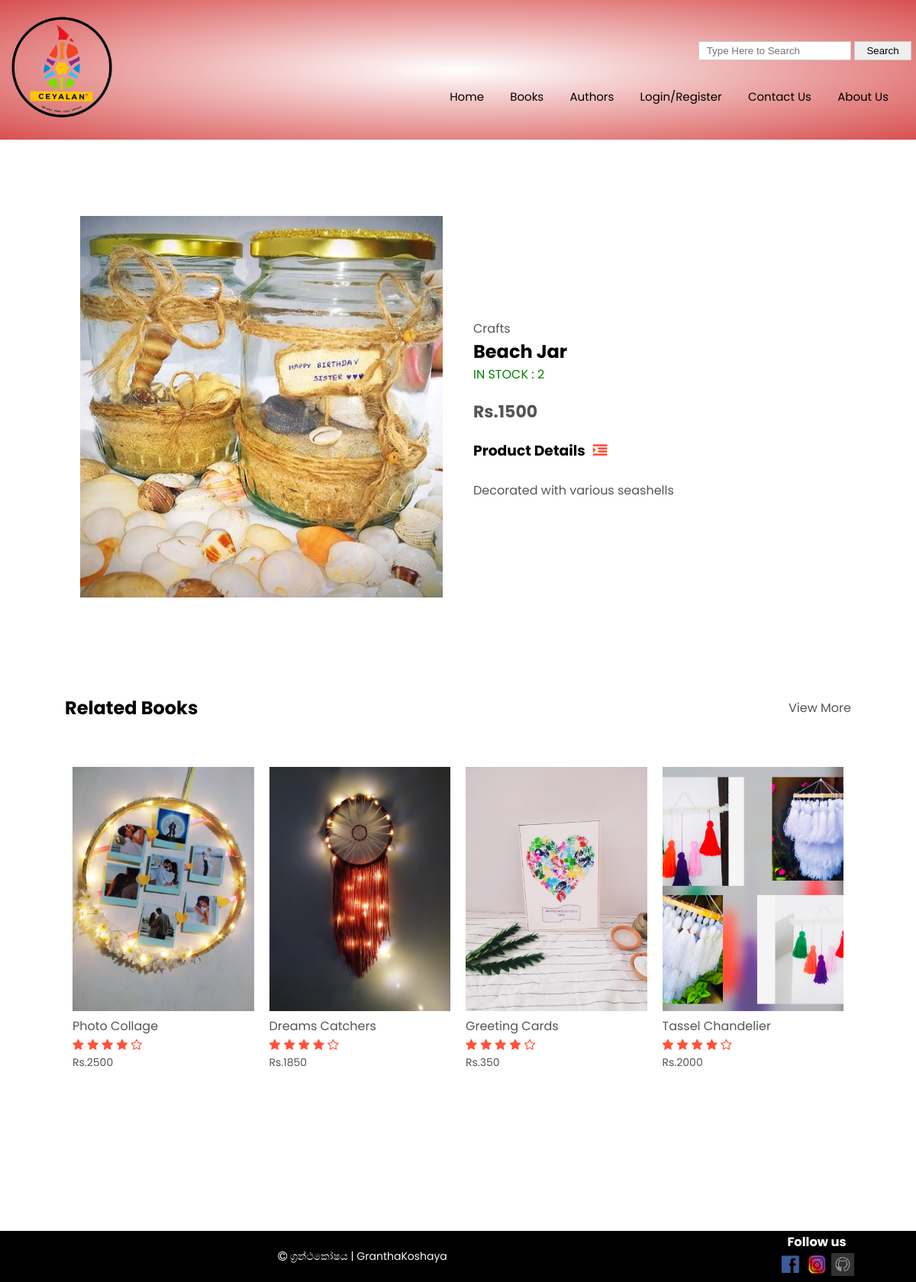
The app's page /product-details.php?id=15, older data.
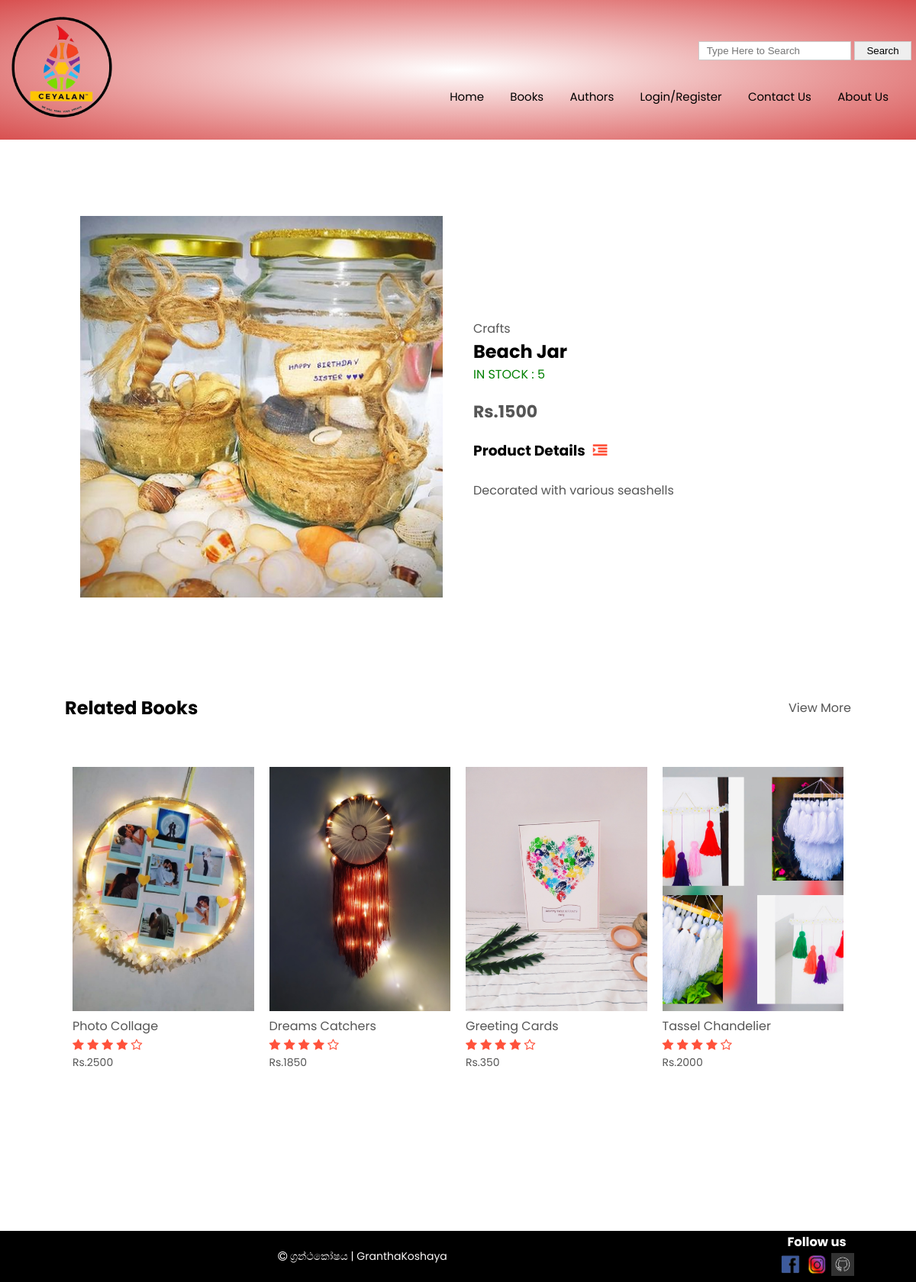
The same page, newer data.
### tables this page shows
CREATE TABLE `product` (
  `id` int(11) NOT NULL,
  `name` varchar(100) DEFAULT NULL,
  `description` varchar(500) DEFAULT NULL,
  `category` varchar(50) DEFAULT NULL,
  `Author` text DEFAULT NULL,
  `stars` int(11) DEFAULT NULL,
  `price` double DEFAULT NULL,
  `offer` int(11) DEFAULT NULL,
  `iqty` int(11) DEFAULT NULL,
  `company_id` int(11) DEFAULT NULL,
  `img` varchar(100) DEFAULT NULL
);

### src/functions.php (the view, shortened to what this page needs)
<?php
function getProductById($id) {
   global $db;
    $iqtyQuery = "SELECT iqty FROM product where id=". $id ;
    $iqtyResult = mysqli_query($db,$iqtyQuery);
    $saleQuery = "SELECT COALESCE(SUM(qty),0) FROM customer_product where product_id=". $id;
    $saleResult = mysqli_query($db,$saleQuery);
    $query = "SELECT * FROM product where id=". $id ;
    $result = mysqli_query($db,$query);
    $iqty = mysqli_fetch_assoc($iqtyResult)['iqty'];
    $sales = mysqli_fetch_assoc($saleResult)['COALESCE(SUM(qty),0)'];
    $stock = $iqty - $sales;
    while($row = mysqli_fetch_assoc($result)){
      $back_path = explode("images",$row["img"]);
?>
<div class="row">
    <div class="col-2">
        <img src="<?php echo "images" . $back_path[1] ?>" width="100%" id="ProductImg" alt="image" style="
                height:500px;
                object-fit: cover;
                " />
    </div>
    <div class="col-2">
        <p><?php echo $row["category"]; ?></p>
        <h2><?php echo $row["name"]; ?></h2>
        <?php if($stock <= 0){ ?>
        <p style="color:red;">OUT OF STOCK</p>
        <?php } else { ?>
        <p style="color:green;">IN STOCK : <?php echo $stock ?></p>
        <?php
        }
        ?>
        <h4>Rs.<?php echo $row["price"]; ?></h4>
        <h3>Product Details<i class="fa fa-indent"></i></h3>
        <br />
        <p>
            <?php echo $row["description"]; ?>
        </p>
    </div>
</div>
<?php
    }
}
?>
<?php
function getRelatedProducts($id) {
   global $db;
    $query = "SELECT category FROM product where id=". $id;
    $result = mysqli_query($db,$query);
    $row = mysqli_fetch_assoc($result);
    $category = $row["category"];
    $query = "SELECT * FROM product where category='". $category . "' AND id<>".$id." ORDER bY id DESC LIMIT 4";
    $result = mysqli_query($db,$query);
    while($row = mysqli_fetch_assoc($result)){
      $back_path = explode("images",$row["img"]);
?>
<div class="col-4">
    <a href="product-details.php?id=<?php echo $row["id"]; ?>">
        <img src="<?php echo "images" . $back_path[1] ?>" alt="image" style="
                height:320px;
                object-fit: cover;
                " />
    </a>
    <h4><?php echo $row["name"]; ?></h4>
    <div class="rating">
        <i class="fa fa-star"></i>
        <i class="fa fa-star"></i>
        <i class="fa fa-star"></i>
        <i class="fa fa-star"></i>
        <i class="fa fa-star-o"></i>
    </div>
    <p>Rs.<?php echo $row["price"]; ?></p>
</div>
<?php
    }
}
?>

### product-details.php (shortened to what this page needs)
<!DOCTYPE html>
<html lang="en">
<head>
    <link rel="stylesheet" href="style.css" />
    <link rel="stylesheet" href="https://stackpath.bootstrapcdn.com/font-awesome/4.7.0/css/font-awesome.min.css" />
</head>
<body>
    <div class="header">
        <div class="container">
            <?php include_once("components/header.php");?>
        </div>
    </div>
        <?php include_once("src/functions.php");?>
    <div class="small-container single-product">
        <?php getProductById($_REQUEST['id']); ?>
    </div>
    <div class="small-container">
        <div class="row row-2">
            <h2>Related Books</h2>
            <p>View More</p>
        </div>
    </div>
    <div class="small-container">
        <div class="row">
            <?php getRelatedProducts($_REQUEST['id']); ?>
        </div>
    </div>
    <?php include_once("components/footer.php");?>
</body>
</html>

### components/header.php (shortened to what this page needs)
<div class="navbar">
    <div class="logo">
        <a href="index.php">
            <img src="images/Logo.png" alt="" width="150px" /></a>
    </div>
    <nav>
        <form method="post" action="src/server.php">
            <input type="text" style="display:inline-block;height:25px;width: 200px;" placeholder="Type Here to Search"
                name="search" />
            <input type="submit" style="display:inline-block;height:25px;width: 75px;" value="Search" />
        </form><br />
        <ul id="MenuItems">
            <li><a href="index.php">Home</a></li>
            <li>
                <div class="dropdown">
                    <a href="products.php" class="dropbtn">Books</a>
                </div>
            </li>
            <li><a href="authors.php">Authors</a></li>
            <?php if (isset($_SESSION['user_email'])) { ?>
            <?php if($_SESSION['is_admin']) { ?>
            <li><a href="adminproducts.php">My Books</a></li>
            <li id="myBtn"><img src="images/add.png" alt="" width="30px" height="30px" /></li>
            <?php } ?>
            <li><a href="src/server.php?logout=1">Logout</a></li>
            <?php  } else { ?>
            <li><a href="account.php">Login/Register</a></li>
            <?php  } ?>
            <li><a href="contact.php">Contact Us</a></li>
            <li><a href="aboutus.php">About Us</a></li>
        </ul>
    </nav>
</div>

### components/footer.php
<div style="height:150px !important;"></div>
<div class="footer">
    <div class="container">
        <div class="row">
            <div class="footer-col-2">
                <p>
                    <i class="fa fa-copyright"></i>
                    ග්‍රන්ථකෝෂය | GranthaKoshaya
                </p>
            </div>
            <div class="footer-col-4">
                <h3>Follow us</h3>
                <ul>
                    <li><a href="https://www.facebook.com/"><img
                                src="images/facebook.png" width="30" height="30"></a></li>
                    <li><a href="https://www.instagram.com/"><img src="images/instagram.png" width="30"
                                height="30"></a></li>
                    <li><a href="https://github.com/nelitha14/GranthaKoshaya.git"><img src="images\GitHub.png" width="30"
                                height="30"></a></li>
                </ul>
            </div>
        </div>
    </div>
</div>

### style.css (style rules this page uses)
* { margin: 0; padding: 0; box-sizing: border-box; }
body { font-family: "Poppins", sans-serif !important; }
.navbar { display: flex; align-items: center; padding: 1px; }
nav { flex: 1; text-align: right; }
nav ul { display: inline-block; list-style-type: none; }
nav ul li { font-size: 15px; display: inline-block; margin-right: 30px; }
a { text-decoration: none !important; color: rgb(0, 0, 0) !important; }
p { color: #555; }
.container { max-width: 1250px; margin: auto; padding-left: 5px; padding-right: 5px; }
.row { margin-top: 1px; display: flex; align-items: center; flex-wrap: wrap; justify-content: space-around; }
.col-2 { flex-basis: 50%; min-width: 300px; }
.col-2 img { max-width: 100%; padding: 1px 0; }
.header { background: radial-gradient(#fff, #d85050); }
.small-container { max-width: 1080px; margin: auto; padding-left: 25px; padding-right: 25px; }
.col-4 { flex-basis: 25%; padding: 10px; min-width: 200px; margin-bottom: 50px; transition: transform 0.5s; }
.col-4 img { width: 100%; }
h4 { color: #555; font-weight: normal; }
.col-4 p { font-size: 14px; }
.rating .fa { color: #ff523b; }
.footer { background: rgb(0, 0, 0); color: #ffffff; font-size: 14px; padding: 1px 0 1px; }
.footer p { color: #fcf9f9; }
.footer h3 { color: rgb(255, 255, 255); margin-bottom: 2px; }
.footer-col-1, .footer-col-2, .footer-col-3, .footer-col-4 { min-width: 250px; margin-bottom: 1px; }
.footer-col-4 li { display: inline-block !important; }
.footer-col-2 { flex: 1; text-align: center; }
.footer-col-3, .footer-col-4 { flex-basis: 12%; color: rgb(255, 255, 255); text-align: center; }
ul { list-style-type: none; }
.row-2 { justify-content: space-between; margin: 100px auto 50px; }
.single-product { margin-top: 80px; }
.single-product .col-2 img { padding: 0; }
.single-product .col-2 { padding: 20px; }
.single-product h4 { margin: 20px 0; font-size: 22px; font-weight: bold; }
.single-product .fa { color: #ff523b; margin-left: 10px; }
form input { width: 100%; height: 30px; margin: 10px 0; padding: 0 10px; border: 1px solid #ccc; }

### components/header.php (style rules this page uses)
.dropdown { position: relative; display: inline-block; }

Row changes from the older to the newer data that the page shows:
changed product "Beach Jar": stock "2" → "5"
